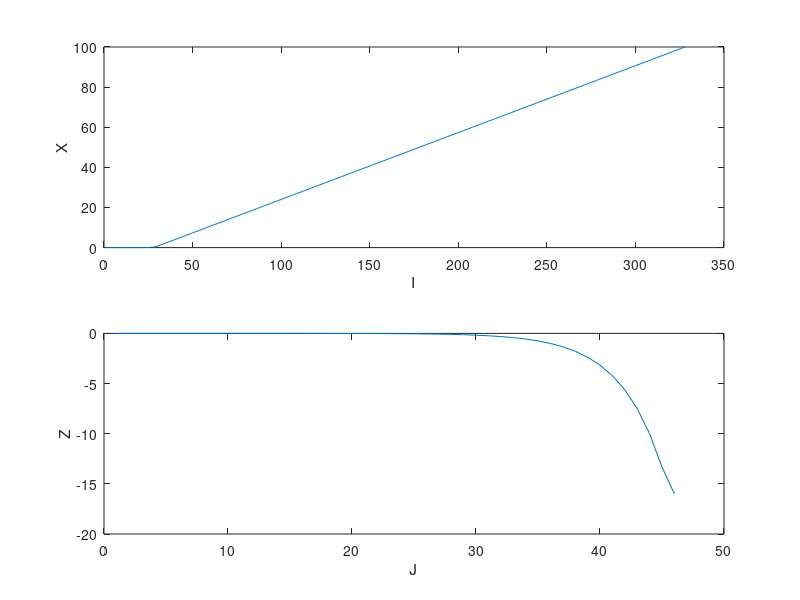
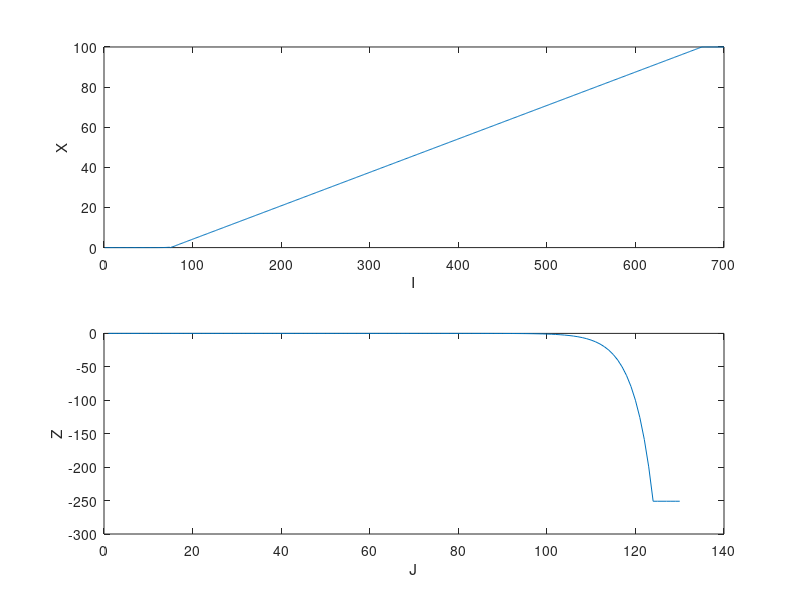

These figures' MATLAB source, in order:
%plotting discretisation for second term of influence coefficient
%In NEMOH1
close all;clear all;
NI=328;
NJ=46;
Zmin=-16;
Z=zeros(NJ,1);
X=zeros(NI,1);
for J=1:NJ
 Z(J)=-min(min(10^(J/5-6),10^(J/8-4.5)),-Zmin);
end
for I=2:NI
 % if I<32
  X(I)=min(10^((I-1)/5-6),4/3+abs((I-32))/3);
 % else
%  X(I)=4/3+abs((I-32))/3;    
 % end
end
figure;
subplot(2,1,1)
plot(X)
ylabel('X')
xlabel('I')
subplot(2,1,2)
plot(Z)
ylabel('Z')
xlabel('J')
%In NEMOH2
NI=700;
NJ=130;
Zmin=-251;
Xmax=100;
Z=zeros(NJ,1);
X=zeros(NI,1);
for J=1:NJ
 Z(J)=-min(10^(J/10-10),-Zmin);
end
for I=2:NI
%  if I<32
  X(I)=min(min(10^((I-1)/10-8),abs((I-75))/6),Xmax);
%  else
%  X(I)=4/3+abs((I-32))/3;    
%  end
end

figure;
subplot(2,1,1)
plot(X)
ylabel('X')
xlabel('I')
subplot(2,1,2)
plot(Z)
ylabel('Z')
xlabel('J')